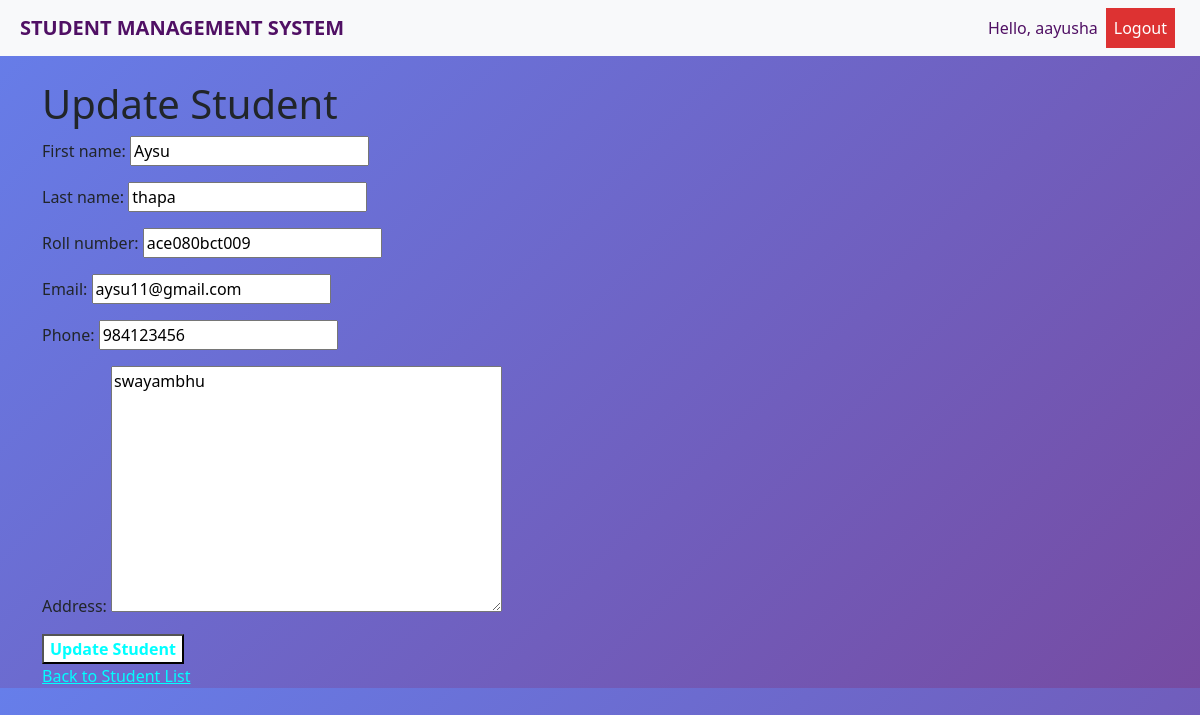
Screenshot of /students/update/11/ (signed in) with the database file from the repository.
### students/models.py (models this page shows, shortened)
class Student(models.Model):
    first_name = models.CharField(max_length=50)
    last_name = models.CharField(max_length=50)
    roll_number = models.CharField(max_length=20, unique=True)
    email = models.EmailField(unique=True)
    phone = models.CharField(max_length=15, blank=True, null=True)
    address = models.TextField(blank=True)
    created_by = models.ForeignKey(
        User,
        on_delete=models.CASCADE,
        related_name='students'
    )

### students/views.py (the view)
# urls.py: path('students/update/<int:id>/', views.update_student, name='update_student'),
@login_required
def update_student(request, id):
    student = get_object_or_404(Student, id=id)
    if not request.user.is_staff and student.created_by != request.user:
        messages.error(request, "You are not allowed to edit this student.")
        return redirect('student_list')
    if request.method == 'POST':
        form = StudentForm(request.POST, instance=student)
        if form.is_valid():
            form.save()
            messages.success(request, "Student updated successfully.")
            return redirect('student_list')
    else:
        form = StudentForm(instance=student)
    return render(request, 'students/update_student.html', {'form': form})

### students/forms.py
class StudentForm(forms.ModelForm):
    class Meta:
        model = Student
        fields = ['first_name', 'last_name', 'roll_number', 'email', 'phone', 'address']

### students/templates/students/update_student.html (shortened to what this page needs)
{% extends "students/base.html" %}
{% block content %}
<h1>Update Student</h1>
<form method="post">
    {{ form.as_p }}
    <button type="submit" style="background-color: white; color:cyan;"><strong>Update Student</strong></button>
</form>
<a href="{% url 'student_list' %}" style="color:cyan">Back to Student List</a>
{% endblock %}

### students/templates/students/base.html (shortened to what this page needs)
<!DOCTYPE html>
<html lang="en">
<head>
    <link rel="stylesheet" href="https://cdn.jsdelivr.net/npm/bootstrap@5.3.0/dist/css/bootstrap.min.css">
</head>
<body>
<nav class="navbar navbar-expand-lg navbar-light bg-light">
    <a class="navbar-brand" href="{% url 'student_list' %}" style="margin-left: 20px;">STUDENT MANAGEMENT SYSTEM</a>
    <div class="collapse navbar-collapse">
        <ul class="navbar-nav ms-auto">
            {% if user.is_authenticated %}
                <li class="nav-item"><a class="nav-link" href="#">Hello, {{ user.username }}</a></li>
                <li class="nav-item"><a class="nav-link" href="{% url 'account_logout' %}" style="margin-right: 25px; color:white; background-color: rgb(221, 50, 50);">Logout</a></li>
            {% else %}
                <li class="nav-item"><a class="nav-link" href="{% url 'account_login' %}" style="margin-right: 25px;">Login</a></li>
                <li class="nav-item"><a class="nav-link" href="{% url 'account_signup' %}" style="margin-right: 25px; ">Signup</a></li>
            {% endif %}
        </ul>
    </div>
</nav>
<div class="container mt-4">
    {% block content %}{% endblock %}
</div>
</body>
</html>

### students/templates/students/base.html (style rules this page uses)
body { background: linear-gradient(135deg, #667eea 0%, #764ba2 100%); }
.nav-link { color:rgb(80, 16, 100); }
.navbar-brand { color: rgb(80, 16, 100); font-weight: 700; text-decoration: bold; }

### rows the page displays
Student: first_name "Aysu", last_name "thapa", roll_number "ace080bct009", email "aysu11@gmail.com", phone "984123456", address "swayambhu"

### other values shown
{{ user.username }} "aayusha"
